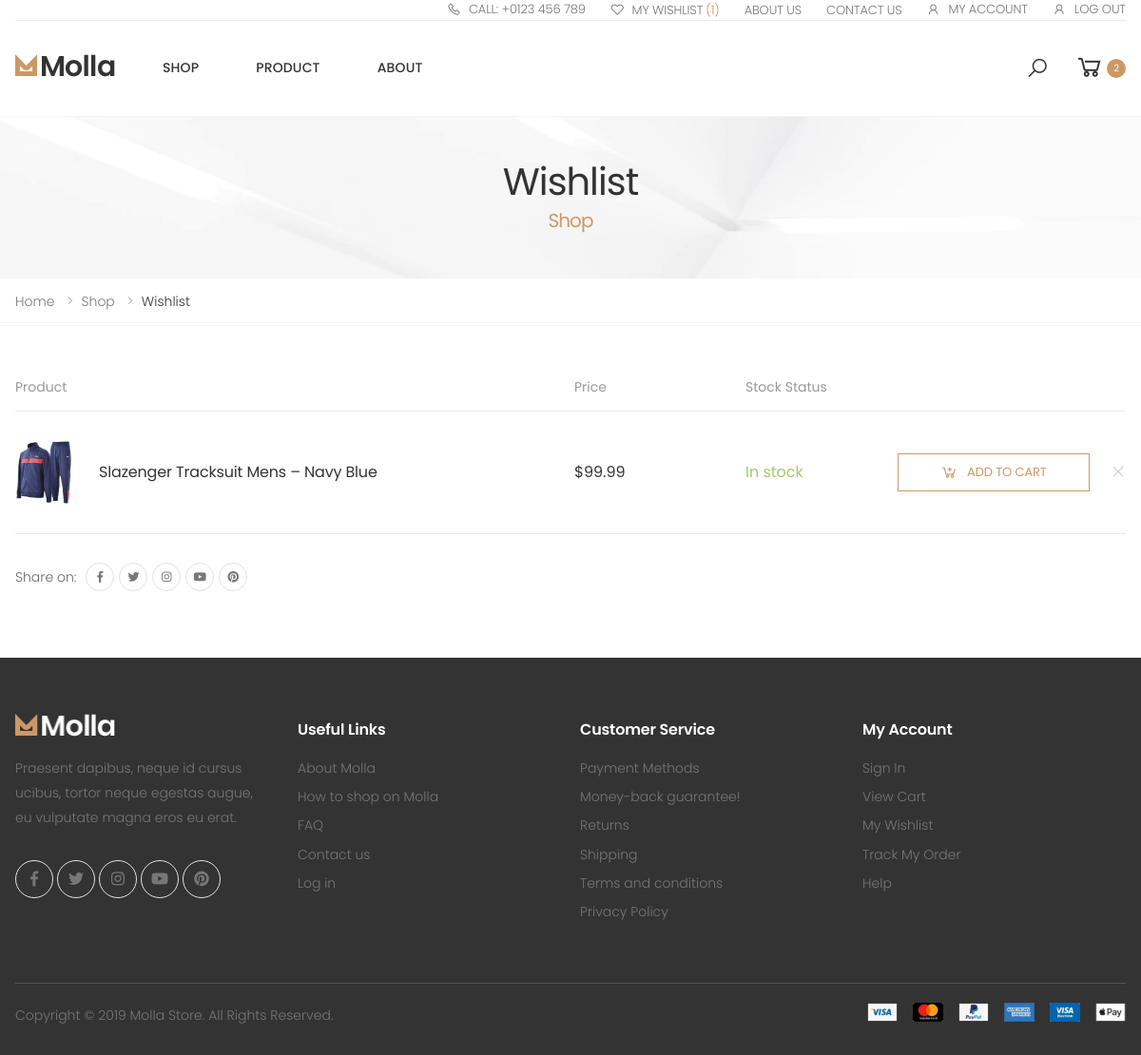
The page /wishlist (signed in) on the database its author committed.
### main.py (models this page shows)
class Wishlist(db.Model):
    __tablename__ = "wishlists"
    id = db.Column(db.Integer, primary_key=True)
    product_id = db.Column(db.Integer, db.ForeignKey("products.id"))
    size = db.Column(db.String(250), nullable=True)
    qty = db.Column(db.Integer, nullable=True)
    user_id = db.Column(db.Integer, db.ForeignKey("users.id"))
    product = relationship("Products", back_populates="wishlist")
    added_by = relationship("User", back_populates="wishlist")

class Image(db.Model):
    id = db.Column(db.Integer, primary_key=True)
    path = db.Column(db.String(250), nullable=True)
    product_id = db.Column(db.Integer, db.ForeignKey("products.id"))
    product = relationship("Products", back_populates="prod_image")

class Products(db.Model):
    __tablename__ = "products"
    id = db.Column(db.Integer, primary_key=True)
    name = db.Column(db.String(250), nullable=True)
    price = db.Column(db.Float, nullable=True)
    stock = db.Column(db.Integer, nullable=True)
    description = db.Column(db.String(250), nullable=True)
    cart = relationship("Cart", back_populates="product")
    wishlist = relationship("Wishlist", back_populates="product")
    product_category = relationship("Category", back_populates="product")
    prod_image = relationship("Image", back_populates="product")
    prod_size = relationship("Size", back_populates="product")
    rating = relationship("Rating", back_populates="product_rating")

### main.py (the view)
@app.route('/wishlist')
def wishlist():
    try:
        wish_items = Wishlist.query.filter_by(user_id=current_user.id).all()
    except:
        flash("Login to view wishlist")
        return redirect(url_for('login'))
    total_wish_item = 0
    try:
        total_wish_item = get_total_cart(current_user.id)
    except Exception:
        pass
    return render_template('wishlist.html', user=current_user.is_authenticated,
                           user_wish=wish_items, wishlist_total=total_wish_item)

### main.py (called while the page is built)
@login_manager.user_loader
def load_user(user_id):
    return User.query.get(int(user_id))

def get_total_cart(user_id):
    wish_list = Wishlist.query.filter_by(user_id=user_id).all()
    return len(wish_list)

### templates/wishlist.html (shortened to what this page needs)
{% include 'header.html' %}
<body>
        <main class="main">
        	<div class="page-header text-center" style="background-image: url('static/assets/images/page-header-bg.jpg')">
        		<div class="container">
        			<h1 class="page-title">Wishlist<span>Shop</span></h1>
        		</div>
        	</div>
            <nav aria-label="breadcrumb" class="breadcrumb-nav">
                <div class="container">
                    <ol class="breadcrumb">
                        <li class="breadcrumb-item"><a href="{{url_for('home')}}">Home</a></li>
                        <li class="breadcrumb-item"><a href="{{url_for('shop')}}">Shop</a></li>
                        <li class="breadcrumb-item active" aria-current="page">Wishlist</li>
                    </ol>
                </div>
            </nav>
            <div class="page-content">
            	<div class="container">
					<table class="table table-wishlist table-mobile">
						<thead>
							<tr>
								<th>Product</th>
								<th>Price</th>
								<th>Stock Status</th>
								<th></th>
								<th></th>
							</tr>
						</thead>
						<tbody>
							{% for user_product in user_wish %}
									{% if user_product.product.stock > 1 %}
										<tr>
											<td class="product-col">
												<div class="product">
													<figure class="product-media">
														<a href="#">
															<img src="{{url_for('static', filename=user_product.product.prod_image[0].path)}}" alt="Product image">
														</a>
													</figure>
													<h3 class="product-title">
														<a href="{{url_for('view_product', p_id=user_product.product.id)}}">{{user_product.product.name}}</a>
													</h3>
												</div>
											</td>
											<td class="price-col">${{user_product.product.price}}</td>
											<td class="stock-col"><span class="in-stock">In stock</span></td>
											<td class="action-col">
												<form action="{{url_for('add_to_cart', add_id=user_product.id)}}" method="post">
													<button class="btn btn-block btn-outline-primary-2"><i class="icon-cart-plus"></i>Add to Cart</button>
												</form>
											</td>
											<td class="remove-col"><a class="btn-remove" href="{{url_for('delete_wishlist', wish_id=user_product.id)}}"><i class="icon-close" href="#close"></i></a></td>
										</tr>
									{% endif %}
							{% endfor %}
						</tbody>
					</table>
	            	<div class="wishlist-share">
	            		<div class="social-icons social-icons-sm mb-2">
	            			<label class="social-label">Share on:</label>
	    					<a href="#" class="social-icon" title="Facebook" target="_blank"><i class="icon-facebook-f"></i></a>
	    					<a href="#" class="social-icon" title="Twitter" target="_blank"><i class="icon-twitter"></i></a>
	    					<a href="#" class="social-icon" title="Instagram" target="_blank"><i class="icon-instagram"></i></a>
	    					<a href="#" class="social-icon" title="Youtube" target="_blank"><i class="icon-youtube"></i></a>
	    					<a href="#" class="social-icon" title="Pinterest" target="_blank"><i class="icon-pinterest"></i></a>
	    				</div>
	            	</div>
            	</div>
            </div>
        </main>
</body>
{% include 'footer.html' %}

### rows shown on the page
Wishlist: path (picture), product.name "Slazenger Tracksuit Mens – Navy Blue", product.price "99.99"

### other values the page prints
{{ wishlist_total }} "1"
